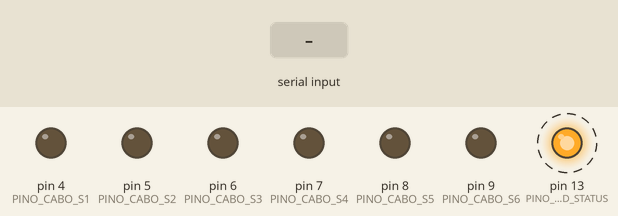
Simulated run of this sketch. Board: Arduino Uno, built with avr-gcc and run on an emulated ATmega328P. On the bench: output pins drawn as LEDs (lit = HIGH). Dashed ring = blinking. Inputs (shaded band) come from the test bench. What the sketch prints to the serial monitor is not drawn.

Above: at 1.5 s.
1.6 s: "help\n" received over Serial
4.6 s: "status\n" received over Serial
7.6 s: "cabo\n" received over Serial
Timing chart, 0 to 16.6 s (numbered marks = the images above; inputs shaded):
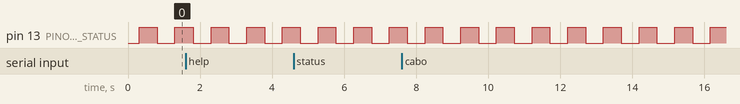

The sketch:

Bancada_Teste.ino
```cpp
/**
 * ============================================================================
 * Projeto: Bancada de Testes de Cabos EV (IEC 62196-2)
 * Arquivo: Bancada_Teste.ino
 * Ambiente: Arduino IDE (Nano / Uno / Mega 2560)
 * Sistema Operacional: FreeRTOS (feilipu/Arduino_FreeRTOS)
 * Finalidade: Comutacao deterministica do pino PP com intertravamento
 *             Break-Before-Make, comunicacao serial UART e telemetria de status.
 * ============================================================================
 */

#include <Arduino_FreeRTOS.h>
#include <task.h>
#include <semphr.h>
#include <string.h>
#include <ctype.h>

// ============================================================================
// 1. MAPEAMENTO DE PINOS E CONSTANTES DE HARDWARE
// ============================================================================
#define SERIAL_BAUD_RATE    9600

// LED indicador de atividade do FreeRTOS (Heartbeat)
#define PINO_LED_STATUS     13

// Barramento de MOSFETs do Pino PP (IEC 62196-2)
#define PINO_CABO_S1        4    // S1: 4700 Ohms (Desconectado nominal)
#define PINO_CABO_S2        5    // S2: 1500 Ohms (Cabo 13 A)
#define PINO_CABO_S3        6    // S3:  680 Ohms (Cabo 20 A)
#define PINO_CABO_S4        7    // S4:  220 Ohms (Cabo 32 A)
#define PINO_CABO_S5        8    // S5:  100 Ohms (Cabo 63 A / 70 A)
#define PINO_CABO_S6        9    // S6:   47 Ohms (Simulacao de Falha / Curto)

// Array de pinos para iteracao uniforme
const uint8_t pinosCabo[6] = {
    PINO_CABO_S1,
    PINO_CABO_S2,
    PINO_CABO_S3,
    PINO_CABO_S4,
    PINO_CABO_S5,
    PINO_CABO_S6
};

// ============================================================================
// 2. ESTRUTURAS DE ESTADO E RECURSOS FREERTOS
// ============================================================================
SemaphoreHandle_t xSerialMutex = NULL;

// Estado global do barramento
uint8_t canalAtivo = 0; // 0 = Aberto, 1 a 6 = S1 a S6

// ============================================================================
// 3. LOGICA DE COMUTACAO ELETRICA (BREAK-BEFORE-MAKE)
// ============================================================================
void desligarTodos()
{
    for (uint8_t i = 0; i < 6; i++)
    {
        digitalWrite(pinosCabo[i], LOW);
    }
    canalAtivo = 0;
}

bool ativarCanal(uint8_t canal)
{
    // 1. BREAK: Desliga todas as chaves fisicamente para evitar curto em paralelo
    desligarTodos();

    // 2. Micro-atraso de acomodacao (tempo de turn-off dos MOSFETs)
    delayMicroseconds(5);

    // 3. Se for canal 0 (Aberto Total), finaliza aqui
    if (canal == 0)
    {
        canalAtivo = 0;
        return true;
    }

    // 4. MAKE: Liga exclusivamente o canal solicitado (1 a 6)
    if (canal >= 1 && canal <= 6)
    {
        digitalWrite(pinosCabo[canal - 1], HIGH);
        canalAtivo = canal;
        return true;
    }

    return false;
}

// ============================================================================
// 4. TELEMETRIA E RELATORIO DE STATUS
// ============================================================================
uint16_t getResistenciaNominal(uint8_t canal)
{
    switch (canal)
    {
        case 1: return 4700;
        case 2: return 1500;
        case 3: return 680;
        case 4: return 220;
        case 5: return 100;
        case 6: return 47;
        default: return 0;
    }
}

uint8_t getCorrenteMaxima(uint8_t canal)
{
    switch (canal)
    {
        case 2: return 13;
        case 3: return 20;
        case 4: return 32;
        case 5: return 63;
        default: return 0;
    }
}

void exibirStatus()
{
    Serial.println();
    Serial.println(F("--- [STATUS DA BANCADA] ---"));
    Serial.print(F("Canal Ativo: "));
    Serial.println(canalAtivo);

    Serial.print(F("Resistencia: "));
    Serial.print(getResistenciaNominal(canalAtivo));
    Serial.println(F(" Ohms"));

    Serial.print(F("Capacidade:  "));
    Serial.print(getCorrenteMaxima(canalAtivo));
    Serial.println(F(" A"));

    Serial.print(F("Descricao:   "));
    switch (canalAtivo)
    {
        case 0: Serial.println(F("Circuito Aberto (Sem Cabo)")); break;
        case 1: Serial.println(F("S1: 4700R (Desconectado nominal)")); break;
        case 2: Serial.println(F("S2: 1500R (Cabo 13 A)")); break;
        case 3: Serial.println(F("S3: 680R (Cabo 20 A)")); break;
        case 4: Serial.println(F("S4: 220R (Cabo 32 A)")); break;
        case 5: Serial.println(F("S5: 100R (Cabo 63 A / 70 A)")); break;
        case 6: Serial.println(F("S6: 47R (Simulacao Falha/Curto)")); break;
        default: Serial.println(F("Desconhecido")); break;
    }
    Serial.println(F("---------------------------"));
}

void exibirHelp()
{
    Serial.println();
    Serial.println(F("=================================================="));
    Serial.println(F("         COMANDOS DA BANCADA (ARDUINO IDE)        "));
    Serial.println(F("=================================================="));
    Serial.println(F(" cabo 0      -> Circuito Aberto (Desliga tudo)    "));
    Serial.println(F(" cabo 1      -> S1: Desconectado nominal (4700R)  "));
    Serial.println(F(" cabo 2      -> S2: Cabo 13 A (1500R)             "));
    Serial.println(F(" cabo 3      -> S3: Cabo 20 A (680R)              "));
    Serial.println(F(" cabo 4      -> S4: Cabo 32 A (220R)              "));
    Serial.println(F(" cabo 5      -> S5: Cabo 63 A (100R)              "));
    Serial.println(F(" cabo 6      -> S6: Falha / Curto (47R)           "));
    Serial.println(F(" status      -> Exibe telemetria do estado atual  "));
    Serial.println(F(" cabo status -> Exibe telemetria do estado atual  "));
    Serial.println(F(" help ou ?   -> Exibe este menu explicativo       "));
    Serial.println(F("=================================================="));
}

// ============================================================================
// 5. PARSER SERIAL DETERMINISTICO (CLI)
// ============================================================================
void processarComando(char *cmd)
{
    while (isspace((unsigned char)*cmd)) cmd++;
    int len = strlen(cmd);
    while (len > 0 && isspace((unsigned char)cmd[len - 1])) {
        cmd[--len] = '\0';
    }

    if (len == 0) return;

    for (int i = 0; i < len; i++) {
        cmd[i] = tolower((unsigned char)cmd[i]);
    }

    if (strcmp(cmd, "help") == 0 || strcmp(cmd, "?") == 0)
    {
        exibirHelp();
        return;
    }

    if (strcmp(cmd, "status") == 0)
    {
        exibirStatus();
        return;
    }

    if (strncmp(cmd, "cabo", 4) == 0)
    {
        char *arg = cmd + 4;
        while (isspace((unsigned char)*arg)) arg++;

        if (*arg == '\0')
        {
            Serial.println(F("ERRO: Cabo"));
            return;
        }

        if (strcmp(arg, "status") == 0)
        {
            exibirStatus();
            return;
        }

        if (arg[0] >= '0' && arg[0] <= '6' && arg[1] == '\0')
        {
            uint8_t canal = arg[0] - '0';
            ativarCanal(canal);
            Serial.println(F("OK"));
            return;
        }
        else
        {
            Serial.println(F("ERRO: Cabo"));
            return;
        }
    }

    Serial.println(F("ERRO"));
}

// ============================================================================
// 6. TAREFAS FREERTOS
// ============================================================================
void tarefaBlink(void *pvParameters)
{
    (void)pvParameters;
    pinMode(PINO_LED_STATUS, OUTPUT);
    bool estadoLed = LOW;

    for (;;)
    {
        estadoLed = !estadoLed;
        digitalWrite(PINO_LED_STATUS, estadoLed);
        vTaskDelay(pdMS_TO_TICKS(500)); // Heartbeat a cada 500 ms
    }
}

void tarefaSerial(void *pvParameters)
{
    (void)pvParameters;

    // Inicializacao dos pinos do barramento
    for (uint8_t i = 0; i < 6; i++)
    {
        pinMode(pinosCabo[i], OUTPUT);
        digitalWrite(pinosCabo[i], LOW);
    }
    canalAtivo = 0;

    // Buffer estatico C na pilha da tarefa (Zero Heap / Sem Malloc)
    char bufferEntrada[32];
    uint8_t indiceBuffer = 0;

    for (;;)
    {
        while (Serial.available() > 0)
        {
            char c = (char)Serial.read();

            if (c == '\r') continue;

            if (c == '\n')
            {
                bufferEntrada[indiceBuffer] = '\0';

                if (xSerialMutex != NULL && xSemaphoreTake(xSerialMutex, portMAX_DELAY) == pdTRUE)
                {
                    processarComando(bufferEntrada);
                    xSemaphoreGive(xSerialMutex);
                }

                indiceBuffer = 0;
            }
            else
            {
                if (indiceBuffer < (sizeof(bufferEntrada) - 1))
                {
                    bufferEntrada[indiceBuffer++] = c;
                }
            }
        }

        vTaskDelay(pdMS_TO_TICKS(20)); // Polling suave e nao-bloqueante
    }
}

// ============================================================================
// 7. SETUP E LOOP DO ARDUINO
// ============================================================================
void setup()
{
    Serial.begin(SERIAL_BAUD_RATE);

    xSerialMutex = xSemaphoreCreateMutex();

    Serial.println();
    Serial.println(F("=================================================="));
    Serial.println(F(" BANCADA DE TESTES EV - ARDUINO IDE / FREERTOS    "));
    Serial.println(F("=================================================="));
    Serial.println(F(" Mutex Serial:    ATIVO                           "));
    Serial.println(F(" Buffer Estatico: ATIVO (32 bytes)                "));
    Serial.println(F(" Digite 'help' para comandos ou 'status'          "));
    Serial.println(F("=================================================="));

    if (xSerialMutex != NULL)
    {
        xTaskCreate(
            tarefaBlink,
            "Blink",
            128,   // Stack em words (256 bytes)
            NULL,
            1,     // Prioridade
            NULL
        );

        xTaskCreate(
            tarefaSerial,
            "SerialCLI",
            128,   // Stack em words (256 bytes)
            NULL,
            1,     // Prioridade
            NULL
        );
    }
    else
    {
        Serial.println(F("ERRO CRITICO: Mutex Serial nao criado!"));
    }
}

void loop()
{
    // O FreeRTOS assume o controle preemptivo; loop() permanece vazio.
}
```

Measured:
- by itself, pin 13 (PINO_LED_STATUS): alternates HIGH for 0.50 s and LOW for 0.50 s
